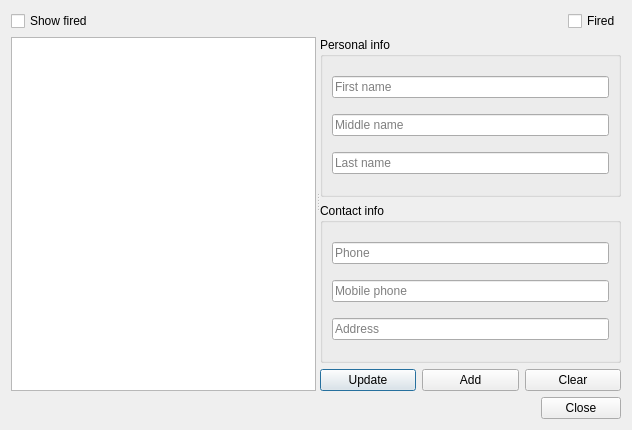
<?xml version="1.0" encoding="UTF-8"?>
<ui version="4.0">
 <class>Staff</class>
 <widget class="QDialog" name="Staff">
  <property name="geometry">
   <rect>
    <x>0</x>
    <y>0</y>
    <width>632</width>
    <height>430</height>
   </rect>
  </property>
  <property name="windowTitle">
   <string>Menagement staff</string>
  </property>
  <layout class="QVBoxLayout" name="verticalLayout_5">
   <item>
    <widget class="QSplitter" name="splitter">
     <property name="orientation">
      <enum>Qt::Horizontal</enum>
     </property>
     <widget class="QWidget" name="layoutWidget">
      <layout class="QVBoxLayout" name="verticalLayout_3">
       <item>
        <widget class="QCheckBox" name="CheckBox_ShowFired">
         <property name="text">
          <string>Show fired</string>
         </property>
        </widget>
       </item>
       <item>
        <widget class="QListView" name="LView_Staff">
         <property name="selectionBehavior">
          <enum>QAbstractItemView::SelectRows</enum>
         </property>
        </widget>
       </item>
      </layout>
     </widget>
     <widget class="QWidget" name="layoutWidget">
      <layout class="QVBoxLayout" name="verticalLayout_4">
       <item>
        <layout class="QHBoxLayout" name="horizontalLayout">
         <item>
          <spacer name="horizontalSpacer">
           <property name="orientation">
            <enum>Qt::Horizontal</enum>
           </property>
           <property name="sizeHint" stdset="0">
            <size>
             <width>40</width>
             <height>20</height>
            </size>
           </property>
          </spacer>
         </item>
         <item>
          <widget class="QCheckBox" name="CheckBox_Fired">
           <property name="text">
            <string>Fired</string>
           </property>
          </widget>
         </item>
        </layout>
       </item>
       <item>
        <widget class="QGroupBox" name="GroupBox_PersonalInfo">
         <property name="title">
          <string>Personal info</string>
         </property>
         <layout class="QVBoxLayout" name="verticalLayout">
          <item>
           <widget class="QLineEdit" name="Txt_FName">
            <property name="placeholderText">
             <string>First name</string>
            </property>
           </widget>
          </item>
          <item>
           <widget class="QLineEdit" name="Txt_MName">
            <property name="placeholderText">
             <string>Middle name</string>
            </property>
           </widget>
          </item>
          <item>
           <widget class="QLineEdit" name="Txt_LName">
            <property name="placeholderText">
             <string>Last name</string>
            </property>
           </widget>
          </item>
         </layout>
        </widget>
       </item>
       <item>
        <widget class="QGroupBox" name="GroupBox_ContactInfo">
         <property name="title">
          <string>Contact info</string>
         </property>
         <layout class="QVBoxLayout" name="verticalLayout_2">
          <item>
           <widget class="QLineEdit" name="Txt_Phone">
            <property name="placeholderText">
             <string>Phone</string>
            </property>
           </widget>
          </item>
          <item>
           <widget class="QLineEdit" name="Txt_MPhone">
            <property name="placeholderText">
             <string>Mobile phone</string>
            </property>
           </widget>
          </item>
          <item>
           <widget class="QLineEdit" name="Txt_Address">
            <property name="placeholderText">
             <string>Address</string>
            </property>
           </widget>
          </item>
         </layout>
        </widget>
       </item>
       <item>
        <layout class="QHBoxLayout" name="horizontalLayout_2">
         <item>
          <widget class="QPushButton" name="PBtn_Update">
           <property name="text">
            <string>Update</string>
           </property>
          </widget>
         </item>
         <item>
          <widget class="QPushButton" name="PBtn_Add">
           <property name="text">
            <string>Add</string>
           </property>
          </widget>
         </item>
         <item>
          <widget class="QPushButton" name="PBtn_Clear">
           <property name="text">
            <string>Clear</string>
           </property>
          </widget>
         </item>
        </layout>
       </item>
      </layout>
     </widget>
    </widget>
   </item>
   <item>
    <widget class="QDialogButtonBox" name="buttonBox">
     <property name="orientation">
      <enum>Qt::Horizontal</enum>
     </property>
     <property name="standardButtons">
      <set>QDialogButtonBox::Close</set>
     </property>
    </widget>
   </item>
  </layout>
 </widget>
 <resources/>
 <connections>
  <connection>
   <sender>buttonBox</sender>
   <signal>accepted()</signal>
   <receiver>Staff</receiver>
   <slot>accept()</slot>
   <hints>
    <hint type="sourcelabel">
     <x>248</x>
     <y>254</y>
    </hint>
    <hint type="destinationlabel">
     <x>157</x>
     <y>274</y>
    </hint>
   </hints>
  </connection>
  <connection>
   <sender>buttonBox</sender>
   <signal>rejected()</signal>
   <receiver>Staff</receiver>
   <slot>reject()</slot>
   <hints>
    <hint type="sourcelabel">
     <x>316</x>
     <y>260</y>
    </hint>
    <hint type="destinationlabel">
     <x>286</x>
     <y>274</y>
    </hint>
   </hints>
  </connection>
 </connections>
</ui>
